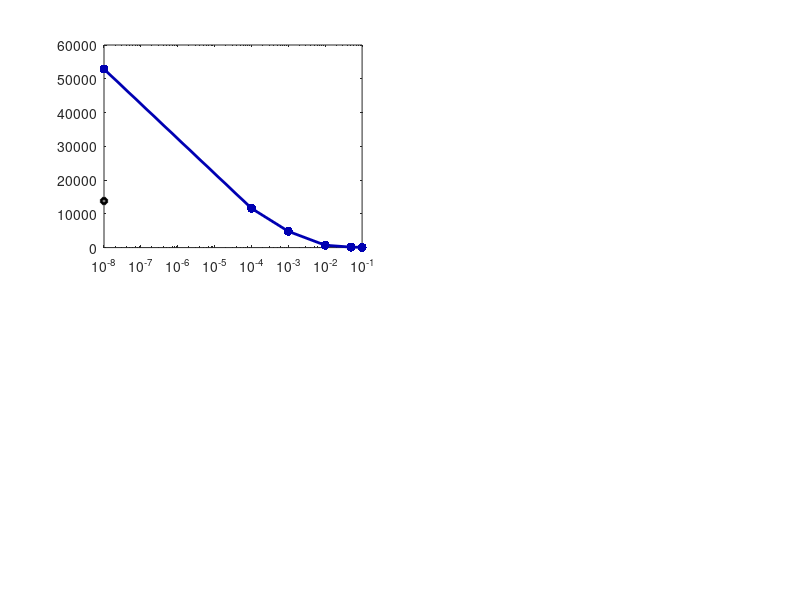

Write the MATLAB code that produced this figure. (Note: this script raises an error after producing the figure.)
clear all; 
% Define q values and concentrations (using small value instead of 0)
q_values = [1e-8, 1e-4, 1e-3, 1e-2, 5e-2, 1e-1];

% PCE data
pce_thesis = [52875,11626,	4812,	701,	146,	74];
pce_je_subslab = 460;
pce_je_source = 12200;
pce_thesis_source = 13797; 
% TCE data
tce_thesis = [444,	376, 155, 23,	5,	2];
tce_je_subslab = 26;
tce_je_source = 505;
tce_thesis_source = 445; 

% DCE data
dce_thesis = [950000,	811807,	336030,	48978,	10211,	5143];
dce_je_subslab = 63000;
dce_je_source = 947000;
dce_thesis_source = 963363; 
% VC data
vc_thesis = [281892,	237545,	98326,	14331,	2988,	1502];
vc_je_subslab = 20000;
vc_je_source = 265000;
vc_thesis_source = 281829; 

% Define colors and markers
thesis_color = [0 0 0.7];    % Darker blue
thesis_source_color = [0 0 0];  % Black
subslab_color = [0 0.5 0];    % Darker green
source_color = [0.7 0 0];     % Darker red

% Best q 
pce_best = [0.01 701];
tce_best = [0.01 23];
dce_best = [0.01 48978];
vc_best = [0.01 14331];

figure(462)
% PCE subplot
subplot(2,2,1)
h1 = semilogx(q_values, pce_thesis, '.-', 'Color', thesis_color, 'MarkerSize', 20, 'LineWidth', 2);
hold on
h2 = semilogx(q_values(1), pce_thesis_source, 'kd', 'MarkerSize', 5, 'LineWidth', 2);
h3 = yline(pce_je_subslab, '--', 'Color', subslab_color, 'LineWidth', 2);
h4 = yline(pce_je_source, '--', 'Color', source_color, 'LineWidth', 2);
h5 = plot(pce_best(1,1), pce_best(1,2), 'k*', 'MarkerSize', 15);
legend([h1 h2 h3 h4 h5], {'Thesis Subslab', 'Thesis Source', 'JE Subslab', 'JE Source', 'Best'}, 'Location', 'best')
grid on
title('PCE Vapor Concentrations', 'FontSize', 12, 'FontWeight', 'bold')
xlabel('q (cm/s)', 'FontSize', 11)
ylabel('Concentration (µg/m³)', 'FontSize', 11)
set(gca, 'YScale', 'log')
ylim([0 1e5])
set(gca, 'XMinorGrid', 'off', 'YMinorGrid', 'off')
hold off

% TCE subplot
subplot(2,2,2)
h1 = semilogx(q_values, tce_thesis, '.-', 'Color', thesis_color, 'MarkerSize', 20, 'LineWidth', 2);
hold on
h2 = semilogx(q_values(1), tce_thesis_source, 'kd', 'MarkerSize', 5, 'LineWidth', 2);
h3 = yline(tce_je_subslab, '--', 'Color', subslab_color, 'LineWidth', 2);
h4 = yline(tce_je_source, '--', 'Color', source_color, 'LineWidth', 2);
h5 = plot(tce_best(1,1), tce_best(1,2), 'k*', 'MarkerSize', 15);
legend([h1 h2 h3 h4 h5], {'Thesis Subslab', 'Thesis Source', 'JE Subslab', 'JE Source', 'Best'}, 'Location', 'best')
grid on
title('TCE Vapor Concentrations', 'FontSize', 12, 'FontWeight', 'bold')
xlabel('q (cm/s)', 'FontSize', 11)
ylabel('Concentration (µg/m³)', 'FontSize', 11)
set(gca, 'YScale', 'log')
ylim([0 1e4])
set(gca, 'XMinorGrid', 'off', 'YMinorGrid', 'off')
hold off

% DCE subplot
subplot(2,2,3)
h1 = semilogx(q_values, dce_thesis, '.-', 'Color', thesis_color, 'MarkerSize', 20, 'LineWidth', 2);
hold on
h2 = semilogx(q_values(1), dce_thesis_source, 'kd', 'MarkerSize', 5, 'LineWidth', 2);
h3 = yline(dce_je_subslab, '--', 'Color', subslab_color, 'LineWidth', 2);
h4 = yline(dce_je_source, '--', 'Color', source_color, 'LineWidth', 2);
h5 = plot(dce_best(1,1), dce_best(1,2), 'k*', 'MarkerSize', 15);
legend([h1 h2 h3 h4 h5], {'Thesis Subslab', 'Thesis Source', 'JE Subslab', 'JE Source', 'Best'}, 'Location', 'best')
grid on
title('DCE Vapor Concentrations', 'FontSize', 12, 'FontWeight', 'bold')
xlabel('q (cm/s)', 'FontSize', 11)
ylabel('Concentration (µg/m³)', 'FontSize', 11)
set(gca, 'YScale', 'log')
ylim([0 1e7])
set(gca, 'XMinorGrid', 'off', 'YMinorGrid', 'off')
hold off

% VC subplot
subplot(2,2,4)
h1 = semilogx(q_values, vc_thesis, '.-', 'Color', thesis_color, 'MarkerSize', 20, 'LineWidth', 2);
hold on
h2 = semilogx(q_values(1), vc_thesis_source, 'kd', 'MarkerSize', 5, 'LineWidth', 2);
h3 = yline(vc_je_subslab, '--', 'Color', subslab_color, 'LineWidth', 2);
h4 = yline(vc_je_source, '--', 'Color', source_color, 'LineWidth', 2);
h5 = plot(vc_best(1,1), vc_best(1,2), 'k*', 'MarkerSize', 15);
legend([h1 h2 h3 h4 h5], {'Thesis Subslab', 'Thesis Source', 'JE Subslab', 'JE Source', 'Best'}, 'Location', 'best')
grid on
title('VC Vapor Concentrations', 'FontSize', 12, 'FontWeight', 'bold')
xlabel('q (cm/s)', 'FontSize', 11)
ylabel('Concentration (µg/m³)', 'FontSize', 11)
set(gca, 'YScale', 'log')
ylim([0 1e6])
set(gca, 'XMinorGrid', 'off', 'YMinorGrid', 'off')
hold off

% Adjust subplot spacing
set(gcf, 'Position', [100, 100, 1200, 800])